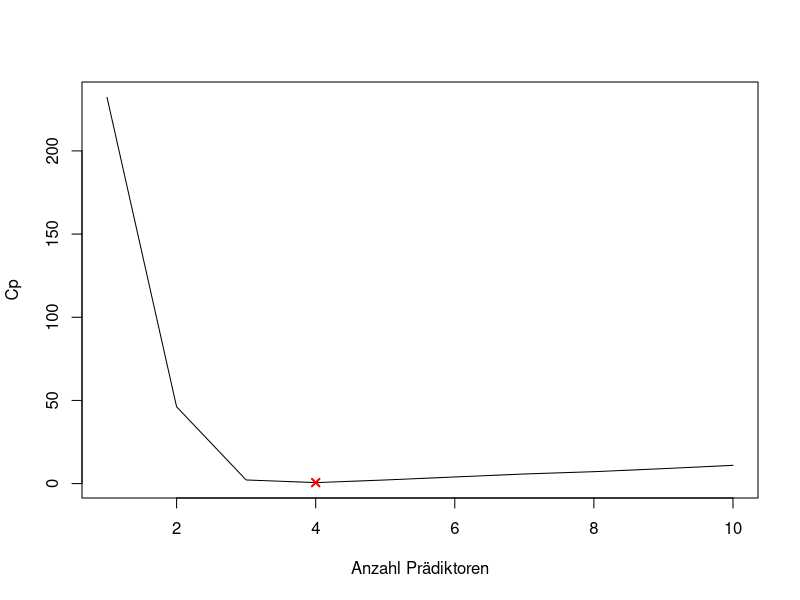
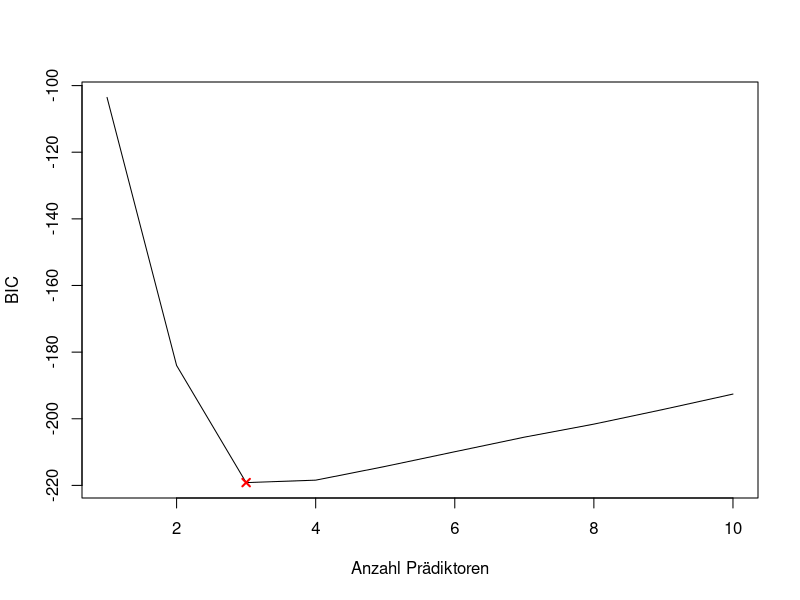
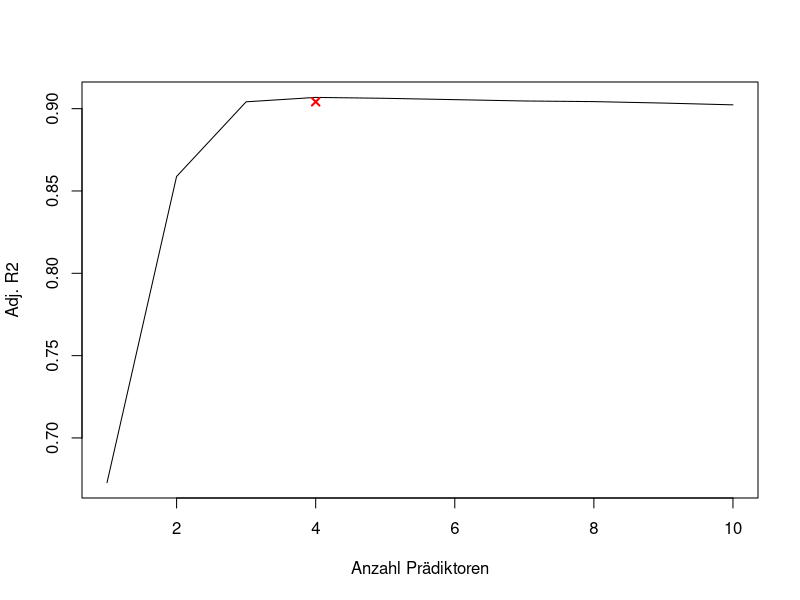

Generate these figures, in order, with R:
# Erzeugen Sie mittels `rnorm()` einen Prädiktor $X$ der Länge $n = 100$ sowie einen "Rauschvektor" eps der Länge $n = 100$.

set.seed(1)
X = rnorm(100)
eps = rnorm(100)

# Erzeugen Sie einen Vektor $Y$ (Zielgröße) der Länge $n = 100$ gemäß dem Modell
# 
#   Y = \beta_0 + \beta_1 X + \beta_2 X^2 + \beta_3 X^3 + \epsilon.
#   
# $\beta_0, \beta_1, \beta_2$ und $\beta_3$ können Sie beliebig wählen.

beta0 = 2
beta1 = -2
beta2 = 2
beta3 = 1
Y = beta0 + beta1 * X + beta2 * X^2 + beta3 * X^3 + eps

# Wählen Sie mittels `regsubsets()` das beste Modell aus, das die Prädiktoren $X_1 = X, X^2,\dots,X^{10}$ enthält. Welches ist das beste Modell gemäß $C_p$, BIC bzw. adjustiertem $R^2$? Plotten Sie Diagramme, um Ihre Antwort zu belegen, und geben Sie die Koeffizienten des jeweils besten  Modells an. Sie müssen dabei die Vektoren $X$ und $Y$ mittels `data.frame(X = X, Y = Y)` in einen Datenframe verpacken.

library(leaps)
data.full = data.frame(y = Y, x = X)
# Polynomgrad = 10
mod.full = regsubsets(y~poly(x, 10, raw = T), data=data.full, nvmax=10)
mod.summary = summary(mod.full)
mod.summary

# Besten Wert des jeweiligen Bestimmtheitsmaßes bestimmen
which.min(mod.summary$cp)
which.min(mod.summary$bic)
which.max(mod.summary$adjr2)

# Plotten mit Punkten von oben
plot(mod.summary$cp, xlab="Anzahl Prädiktoren", ylab="Cp", pch=20, type="l")
points(4, mod.summary$cp[4], pch=4, col="red", lwd=2)
plot(mod.summary$bic, xlab="Anzahl Prädiktoren", ylab="BIC", pch=20, type="l")
points(3, mod.summary$bic[3], pch=4, col="red", lwd=2)
plot(mod.summary$adjr2, xlab="Anzahl Prädiktoren", ylab="Adj. R2", pch=20, type="l")
points(4, mod.summary$adjr2[3], pch=4, col="red", lwd=2)
